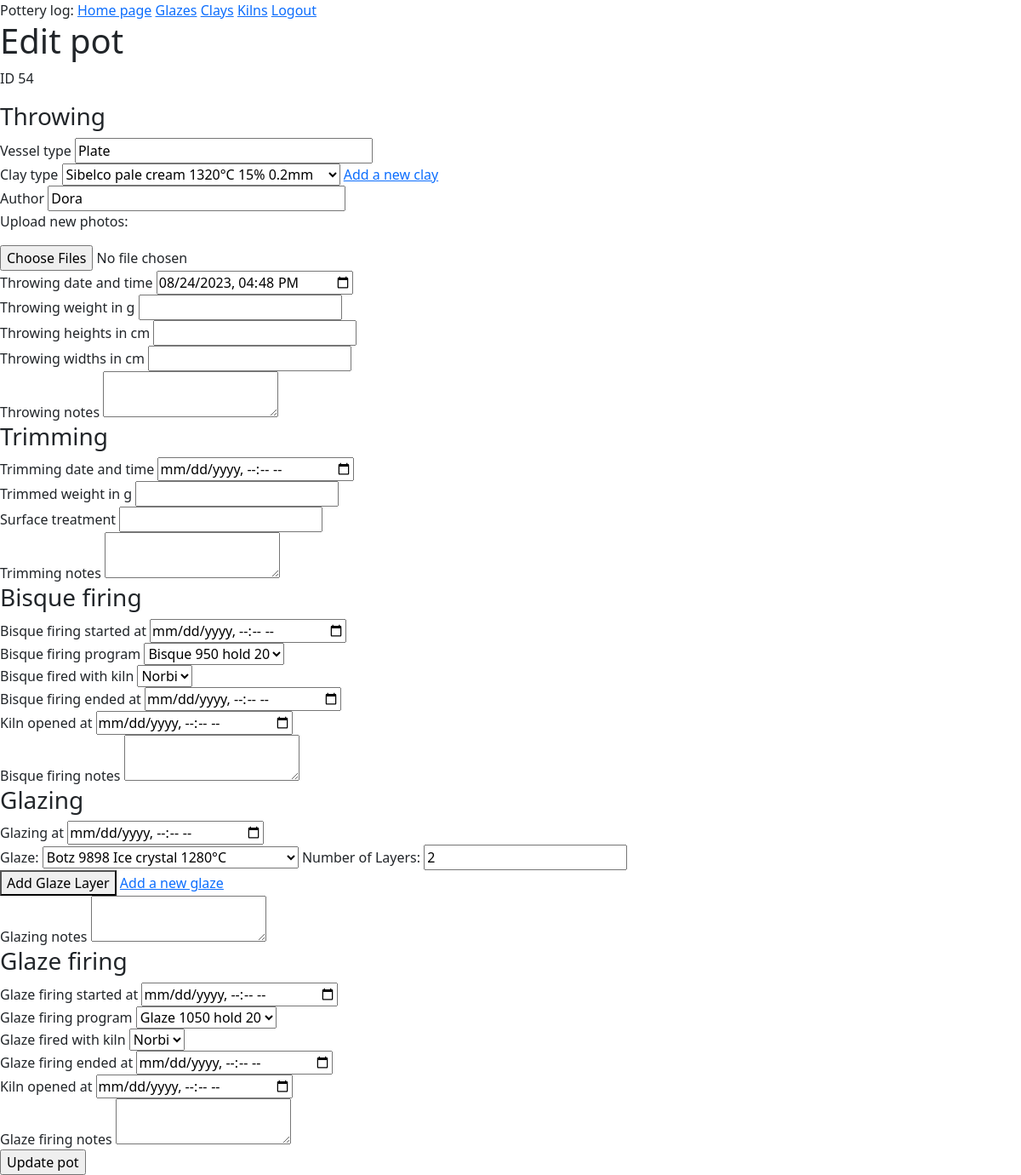
Page /editpot/54 (signed in) on the earlier database version.
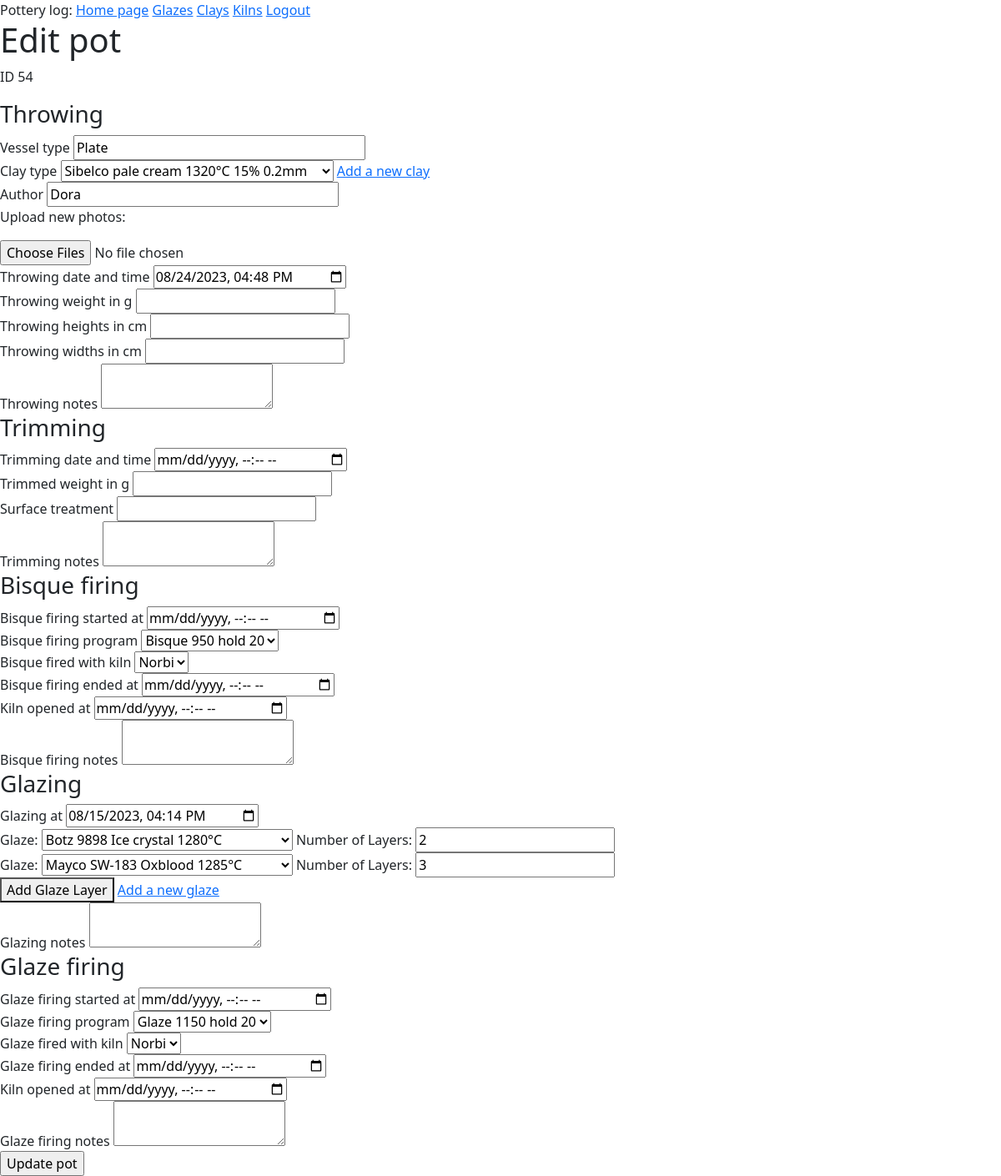
Same page on the later database version.
### app/models.py (models this page shows, shortened)
class Pot(db.Model):
    __tablename__ = 'pot'
    id = db.Column(db.Integer, primary_key=True)
    vessel_type = db.Column(db.String(50))
    clay_type = db.Column(db.Integer, db.ForeignKey('clay.id'), index=True)
    author = db.Column(db.String(30), index=True)
    images = db.relationship('Image', back_populates='pot', cascade='all, delete-orphan')
    primary_image = db.Column(db.String(255))
    throw_date = db.Column(db.DateTime, index=True, default=lambda: germany_timezone.localize(datetime.now()))
    throw_weight = db.Column(db.Integer, index=True)
    throw_weight_unit = db.Column(db.String(10), default='g')
    throw_height = db.Column(db.String(140))
    throw_width = db.Column(db.String(140))
    throw_dimensions_unit = db.Column(db.String(10), default='cm')
    throw_notes = db.Column(db.Text)
    trim_date = db.Column(db.DateTime, index=True)
    trim_weight = db.Column(db.Integer, index=True)
    trim_weight_unit = db.Column(db.String(10))
    trim_surface_treatment = db.Column(db.String(140), index=True)
    trim_notes = db.Column(db.Text)
    bisque_fire_start = db.Column(db.DateTime, index=True)
    bisque_fire_program_id = db.Column(db.Integer, db.ForeignKey('firing_program.id'), index=True)
    bisque_fired_with_program = db.relationship('FiringProgram', back_populates='bisque_pots', foreign_keys=[bisque_fire_program_id])
    bisque_fire_kiln_id = db.Column(db.Integer, db.ForeignKey('kiln.id'), index=True, default=1)
    bisque_fired_with_kiln = db.relationship('Kiln', back_populates='bisque_fired_pots', foreign_keys=[bisque_fire_kiln_id])
    bisque_fire_end = db.Column(db.DateTime)
    bisque_fire_open = db.Column(db.DateTime)
    bisque_fire_notes = db.Column(db.Text)
    glaze_date = db.Column(db.DateTime, index=True)
    used_glazes = db.relationship('PotGlaze', back_populates='pot', lazy='dynamic')
    glaze_notes = db.Column(db.Text)
    glaze_fire_start = db.Column(db.DateTime, index=True)
    glaze_fire_program_id = db.Column(db.Integer, db.ForeignKey('firing_program.id'), index=True)
    glaze_fired_with_program = db.relationship('FiringProgram', back_populates='glaze_pots', foreign_keys=[glaze_fire_program_id])
    glaze_fire_kiln_id = db.Column(db.Integer, db.ForeignKey('kiln.id'), index=True, default=1)
    glaze_fired_with_kiln = db.relationship('Kiln', back_populates='glaze_fired_pots', foreign_keys=[glaze_fire_kiln_id])
    glaze_fire_end = db.Column(db.DateTime, index=True)
    glaze_fire_open = db.Column(db.DateTime, index=True)
    glaze_fire_notes = db.Column(db.Text)

### app/controller.py (the view)
@app.route('/editpot/<int:pot_id>', methods=['GET', 'POST'])
@login_required
def edit_pot(pot_id):
    pot = Pot.query.get_or_404(pot_id)
    form = AddPotForm(obj=pot)
    set_select_field_choices(form)
    form.submit.label.text = 'Update pot'
    if request.method == 'POST' and current_user.is_authenticated and form.validate_on_submit():
        print('Form validated')
        pot = fetch_pot(form, pot)
        db.session.commit()
        flash('Pot successfully updated.')
        return redirect(url_for('index'))
    form.made_with_clay.data = prepopulate_select(pot.made_with_clay)
    form.bisque_fire_program_id.data = prepopulate_select(pot.bisque_fired_with_program)
    form.bisque_fire_kiln_id.data = prepopulate_select(pot.bisque_fired_with_kiln)
    for glaze_index, glaze in enumerate(pot.used_glazes):
        form_glaze = form.used_glazes.entries[glaze_index]
        form_glaze.glaze.data = glaze.glaze_id
    form.glaze_fire_program_id.data = prepopulate_select(pot.glaze_fired_with_program)
    form.glaze_fire_kiln_id.data = prepopulate_select(pot.glaze_fired_with_kiln)
    if pot.images:
        image_urls = [url_for('static', filename='photos/' + image.filename) for image in pot.images]
        form.photos.process_data(image_urls)
    return render_template('pot.html', title='Edit pot', form=form, pot_id=pot_id)

### app/forms.py
class GlazeLayerForm(FlaskForm):
    glaze = SelectField('Glaze', coerce=int)
    number_of_layers = IntegerField('Number of Layers', default=1)

### app/models.py (called while the page is built)
@login.user_loader
def load_user(id):
    return User.query.get(int(id))

    def get_glaze_name(self):
        return '{} {} {} {}{}'.format(self.brand, self.brand_id, self.name, self.temp_max, self.temp_unit)

    def get_clay_name(self):
        return '{} {} {}{} {}% {}{}'.format(self.brand, self.color, self.temp_max, self.temp_unit, self.grog_percent, self.grog_size_max, self.grog_size_unit)

### app/utils.py (called while the page is built)
def prepopulate_select(pot_select_field):
    if pot_select_field:
        return pot_select_field.id
    else:
        return -1

### app/templates/pot.html (shortened to what the changed rows need)
{% extends 'layout.html' %}
{% block main %}
<h1>{{ title }}</h1>
<form action="" method="post" enctype="multipart/form-data">
    <div>
        {{ form.vessel_type.label }}
        {{ form.vessel_type(size=32) }}
    </div>
    <div>
        {{ form.author.label }}
        {{ form.author(size=32) }}
    </div>
    <div>
        {{ form.throw_date.label }}
        {{ form.throw_date }}
    </div>
    <div>
        {{ form.throw_weight.label }}
        {{ form.throw_weight }}
    </div>
    <div>
        {{ form.throw_height.label }}
        {{ form.throw_height }}
    </div>
    <div>
        {{ form.throw_width.label }}
        {{ form.throw_width }}
    </div>
    <div>
        {{ form.throw_notes.label }}
        {{ form.throw_notes }}
    </div>
    <div>
        {{ form.trim_date.label }}
        {{ form.trim_date }}
    </div>
    <div>
        {{ form.trim_weight.label }}
        {{ form.trim_weight }}
    </div>
    <div>
        {{ form.trim_surface_treatment.label }}
        {{ form.trim_surface_treatment }}
    </div>
    <div>
        {{ form.trim_notes.label }}
        {{ form.trim_notes }}
    </div>
    <div>
        {{ form.bisque_fire_start.label }}
        {{ form.bisque_fire_start }}
    </div>
    <div>
        {{ form.bisque_fire_end.label }}
        {{ form.bisque_fire_end }}
    </div>
    <div>
        {{ form.bisque_fire_open.label }}
        {{ form.bisque_fire_open }}
    </div>
    <div>
        {{ form.bisque_fire_notes.label }}
        {{ form.bisque_fire_notes }}
    </div>
    <div>
        {{ form.glaze_date.label }}
        {{ form.glaze_date }}
    </div>
    <div>
        <div id="glaze-fields">
            {% for glaze_form in form.used_glazes %}
                {% set index=loop.index0 %}
                <div id="glaze-field-{{ index }}">
                    {{ glaze_form.glaze.label }}: {{ glaze_form.glaze }}
                    {{ glaze_form.number_of_layers.label }}: {{ glaze_form.number_of_layers }}
                </div>
            {% endfor %}
        </div>
    </div>
    <div>
        {{ form.glaze_notes.label }}
        {{ form.glaze_notes }}
    </div>
    <div>
        {{ form.glaze_fire_start.label }}
        {{ form.glaze_fire_start }}
    </div>
    <div>
        {{ form.glaze_fire_program_id.label }}
        <select id="glaze_fire_program_id" name="glaze_fire_program_id" required>
            {% for value, label in form.glaze_fire_program_id.choices %}
                <option value="{{ value }}" {% if value == form.glaze_fire_program_id.data %}selected{% endif %}>{{ label }}</option>
            {% endfor %}
        </select>
    </div>
    <div>
        {{ form.glaze_fire_end.label }}
        {{ form.glaze_fire_end }}
    </div>
    <div>
        {{ form.glaze_fire_open.label }}
        {{ form.glaze_fire_open }}
    </div>
    <div>
        {{ form.glaze_fire_notes.label }}
        {{ form.glaze_fire_notes }}
    </div>
</form>
{% endblock %}

Differences in the rows shown:
changed Pot "Plate": glaze_date (not shown) → "08/15/2023 16:14"
Other differences:
form field glaze_fire_program_id: "Glaze 1050 hold 20" → "Glaze 1150 hold 20"
new list line: "Glaze : Mayco SW-183 Oxblood 1285°C Number of Layers : 3"
